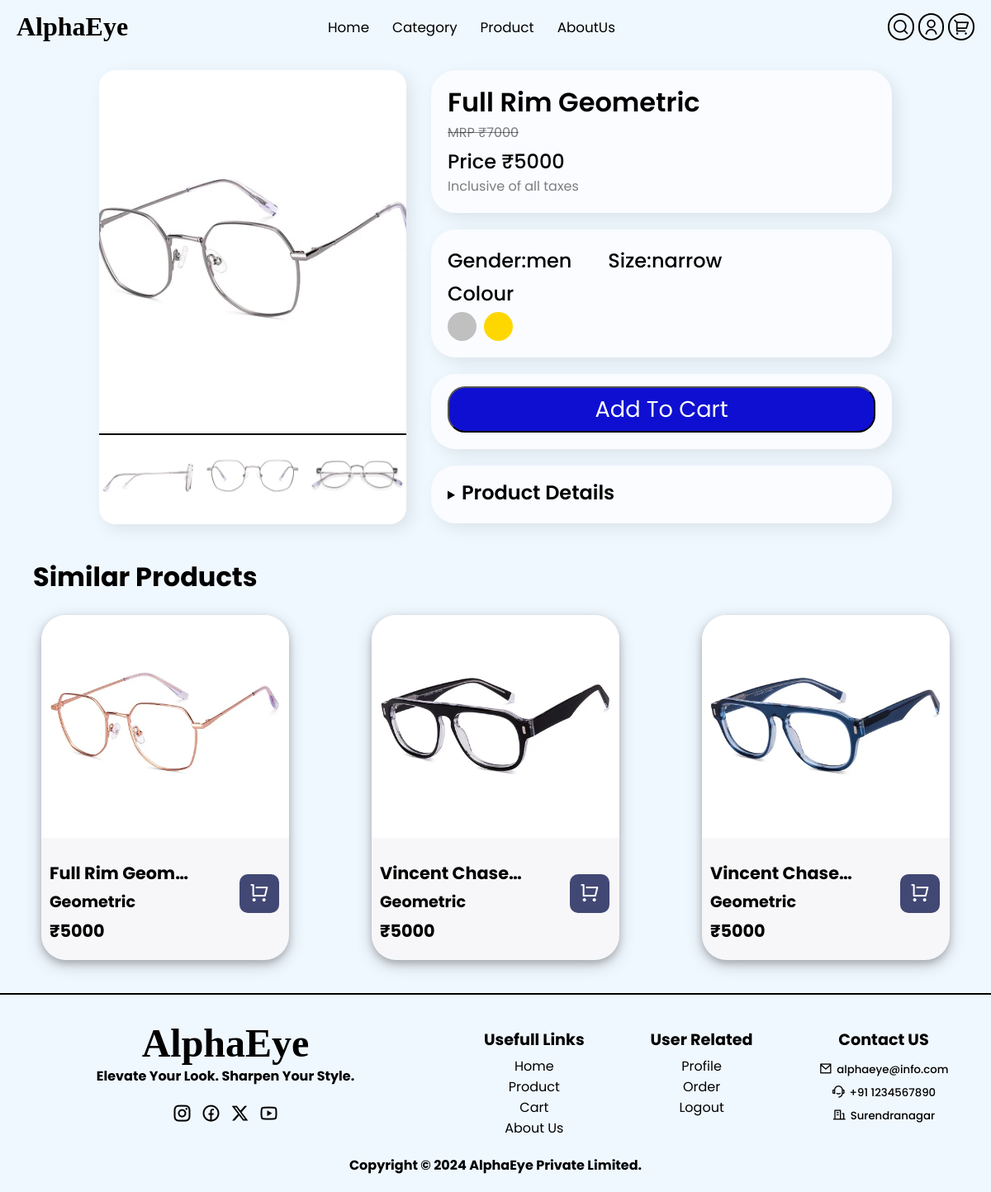
The page /product.php on the database its author committed.
### tables this page shows
CREATE TABLE `product` (
  `productid` int(11) NOT NULL,
  `name` varchar(255) DEFAULT NULL,
  `detail` longtext DEFAULT NULL,
  `mrp` int(11) NOT NULL DEFAULT 0,
  `maincategory` varchar(255) DEFAULT NULL,
  `img1` varchar(255) DEFAULT NULL,
  `img2` varchar(255) DEFAULT NULL,
  `img3` varchar(255) DEFAULT NULL,
  `img4` varchar(255) DEFAULT NULL,
  `color` varchar(255) DEFAULT NULL,
  `status` varchar(255) NOT NULL DEFAULT 'show',
  `addingdate` timestamp NOT NULL DEFAULT current_timestamp(),
  `size` varchar(20) DEFAULT 'medium',
  `sellingprice` int(255) DEFAULT NULL,
  `subcategory` varchar(255) DEFAULT NULL
);

### product.php (the view, shortened to what this page needs)
<!DOCTYPE html>
<html lang="en">
<head>
    <link rel="stylesheet" href="cssStyle/product.css">
</head>
<body>
    <div class="main">
        <?php
        include("component/nav.php");
        include("config/remixicone.php");
        include("config/dbconnect.php");
        if(isset($_GET["pid"])){
            $productid=$_GET["pid"];
       }
       else{
            $productid=1;
       }
        $sql = "SELECT * FROM product WHERE productid = $productid";
        $result = mysqli_query($con, $sql);
        $product = mysqli_fetch_assoc($result);
        ?>
        <div class="product-detail">
            <div class="product-image">
                <img id="main-img"   src="assets/images/<?php echo $product['img1']?>" alt="Product 1">
                <div class="sub-img">
                    <img src="assets/images/<?php echo $product['img2']?>" alt="Product 1" id="subimg1" onclick="changeimg(1)">
                    <img src="assets/images/<?php echo $product['img3']?>" alt="Product 2" id="subimg2" onclick="changeimg(2)">
                    <img src="assets/images/<?php echo $product['img4']?>" alt="Product 3" id="subimg3" onclick="changeimg(3)">
                </div>
            </div>
            <div class="product-description">
                    <div class="price-div">
                        <h1><?php echo $product['name'];?></h1>
                        <h3 style="text-decoration-line: line-through";>MRP ₹<?php echo $product['mrp'];?></h3>
                        <h2>Price ₹<?php echo $product['sellingprice'];?></h2>
                        <h3>Inclusive of all taxes</h3>
                    </div>
                        <div class="price-div">
                        <h2>Gender:<span><?php echo $product['maincategory']?></span>
                        &nbsp&nbsp&nbsp&nbsp&nbsp Size:<span><?php echo $product['size'];?></span></h2>
                         <h2>Colour</h2>
                         <div style="display:flex; gap:9px;">
                         <?php
                            $quary="select * from product where name='$product[name]'";
                            $result2=mysqli_query($con,$quary);
                            while($row=mysqli_fetch_assoc($result2)){
                                ?>
                                 <a href="product.php?name=<?=$row['name'] ?>&pid=<?php echo $row['productid'];?>"><div class="color-box" style="background-color:<?php echo $row['color'];?>"></div></a>
                                <?php
                            }
                         ?>
                        </div>
                        </div>
                                <div class="button-div">
                                    <button onclick="show()">Add To Cart</button>
                                </div>
                    <div class="detail-section">
                        <details>
                            <summary><h3 style="display:inline;">Product Details</h3></summary>
                        </details>
                    </div>
                </div>
        </div>
        <h1 id="similarproduct-heading">Similar Products</h1>
        <div class="card-div">
                <?php
                    $fecthproduct ="SELECT * FROM product WHERE subcategory='$product[subcategory]'
                    AND productid !=$product[productid] LIMIT 3";
                    $similerproduct = mysqli_query($con, $fecthproduct);
                    while($row = mysqli_fetch_assoc($similerproduct)){
                    ?>
                                <div class="card">
                                    <a href="product.php?pname=<?php echo $row['name']  ?>&pid=<?php echo $row["productid"]; ?>">
                                    <img src="assets/images/<?php echo $row["img1"]; ?>" alt="main image">
                                    </a>
                                    <div class="detail-sec">
                                        <div class="name-div">
                                            <h3><?php echo $row["name"]; ?></h3>
                                            <h5><?php echo $row["subcategory"]; ?></h5>
                                            <h3>₹<?php echo $row["sellingprice"]; ?></h3>
                                        </div>
                                        <div class="btn-div">
                                            <a href="addcart.php?action=addproduct&type=onlyframe&productid=
                                            <?= $row['productid']?>">
                                                <button>
                                                    <i class="ri-shopping-cart-line"></i>
                                                </button>
                                            </a>
                                        </div>
                                    </div>
                                </div>
                    <?php
                    }?>
            </div>
        <?php include("component/footer.php");?>
    </div>
</body>
</html>

### cssStyle/product.css (style rules this page uses)
* { padding: 0; margin: 0; box-sizing: border-box; font-family: "Poppins", sans-serif; }
html, body { height: 100%; width: 100%; overflow-x: hidden; }
.main { width: 100%; display: flex; flex-direction: column; background-color: #f0f8ff; min-height: 100%; }
.product-detail { width: 100%; padding: 20px 120px; gap: 30px; display: flex; justify-content: space-around; align-items: flex-start; position: static; }
.product-image { width: 40%; overflow: hidden; position: sticky; top: 0; height: 550px; border-radius:20px ; padding-bottom:30px ; background-color: #fff; box-shadow: 6px 6px 20px #00000016; }
#main-img { width: 100%; height: 85%; overflow: hidden; object-fit: cover; border-bottom: 2px solid #000000; }
.sub-img { width: 100%; height: 15%; display: flex; justify-content: space-between; align-items: center; overflow: hidden; }
.sub-img img { width: 32%; height: 100%; object-fit:cover; object-position: center; align-self: center; }
.product-description { width: 60%; display: flex; flex-direction: column; align-items: flex-start; justify-content: space-between; gap: 20px; }
.price-div { padding: 20px; padding-top: 15px; display: flex; width: 100%; flex-direction: column; box-shadow: 6px 6px 20px #00000016; background-color: #ffffffa7; border-radius: 30px; }
.price-div h1 { font-size: 2rem; font-weight: 600; }
.price-div h2 { margin-top: 5px; font-size: 1.5rem; font-weight: 500; }
.price-div h3 { font-size: 1rem; font-weight: 400; color: rgba(0, 0, 0, 0.507); }
.color-box { width:35px; height: 35px; background-color: #80717182; margin-top: 5px; border: none; border-radius: 50px; }
.button-div { padding: 20px; padding-top: 15px; display: flex; width: 100%; flex-direction: column; box-shadow: 6px 6px 20px #00000016; background-color: #ffffffa7; border-radius: 30px; }
.button-div button { background-color:#0f0fd1; color:#fff; width:100%; border-radius: 21px; font-size:1.7rem; padding:5px 5px; }
.detail-section { padding: 20px; padding-top: 15px; display: flex; width: 100%; flex-direction: column; box-shadow: 6px 6px 20px #00000016; background-color: #ffffffa7; border-radius: 30px; }
.detail-section summary h3 { font-size: 1.5rem; font-weight: 600; }
.card-div { display: flex; flex-direction: row; align-items: center; justify-content: space-around; width: 100%; padding-top:12px; margin-top: 10px; margin-bottom: 30px; }
#similarproduct-heading { margin-left: 40px; margin-top: 20px; }
.card { width: 25%; background-color: #F7F7F9; display: flex; flex-direction: column; border-radius: 30px; overflow: hidden; transition: all ease 0.8s; padding-bottom: 20px; box-shadow: 0 4px 8px 0 rgba(0, 0, 0, 0.2), 0 6px 20px 0 rgba(0, 0, 0, 0.19); }
.card a img { height: 270px; width: 100%; object-fit: cover; }
.detail-sec { display: flex; flex-direction: row; justify-content: space-between; align-items: center; width: 100%; }
.name-div { display: flex; flex-direction: column; gap: 5px; width: 80%; max-width: 80%; padding: 20px 10px; padding-bottom: 0px; }
.name-div h3 { font-size: 1.3rem; text-overflow:ellipsis; width: 80%; white-space: nowrap; overflow: hidden; }
.name-div h5 { font-size:1.2rem ; }
.btn-div { width: 20%; }
.btn-div a button { background-color: #424874; color: #fff; border: none; padding: 10px; border-radius: 10px; width: 80%; text-align:center; align-self: center; }
.btn-div a button i { font-size: 1.5rem; }

### component/nav.css (style rules this page uses)
* { margin: 0; padding: 0; box-sizing:border-box; font-family: "Poppins", sans-serif; }
html body { height:100%; width:100%; color: black; font-family: "Moderustic"; }

### rows shown on the page
product: img1 (picture), img2 (picture), img3 (picture), img4 (picture), name "Full Rim Geometric", mrp "7000", sellingprice "5000", maincategory "men", size "narrow"
product: img1 (picture), name "Full Rim Geom…", subcategory "Geometric", sellingprice "5000"
product: img1 (picture), name "Vincent Chase…", subcategory "Geometric", sellingprice "5000"
product: img1 (picture), name "Vincent Chase…", subcategory "Geometric", sellingprice "5000"
